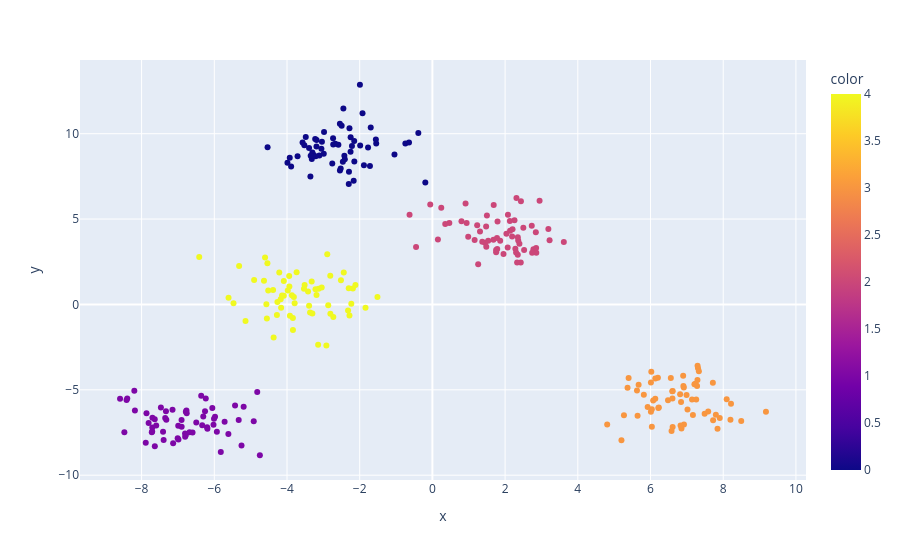

The cell this chart's notebook holds for it:
### Code cell
px.scatter(x=X[:,0],y=X[:,1],color=y)

### Figure 1 — Plotly figure (JSON) as saved in the notebook; plotly's stock layout.template omitted (floating-point values rounded to 4 significant figures; data arrays with more than 128 entries replaced by an {"elided": "..."} marker saying what was removed)
{"data": [{"hovertemplate": "x=%{x}<br>y=%{y}<br>color=%{marker.color}<extra></extra>", "legendgroup": "", "marker": {"color": {"elided": "300 int values"}, "coloraxis": "coloraxis", "symbol": "circle"}, "mode": "markers", "name": "", "orientation": "v", "showlegend": false, "type": "scatter", "x": {"elided": "300 float values"}, "xaxis": "x", "y": {"elided": "300 float values"}, "yaxis": "y"}], "layout": {"autosize": true, "coloraxis": {"colorbar": {"title": {"text": "color"}}, "colorscale": [[0, "#0d0887"], [0.1111, "#46039f"], [0.2222, "#7201a8"], [0.3333, "#9c179e"], [0.4444, "#bd3786"], [0.5556, "#d8576b"], [0.6667, "#ed7953"], [0.7778, "#fb9f3a"], [0.8889, "#fdca26"], [1, "#f0f921"]]}, "legend": {"tracegroupgap": 0}, "margin": {"t": 60}, "xaxis": {"anchor": "y", "autorange": true, "domain": [0, 1], "range": [-9.735, 10.32], "title": {"text": "x"}, "type": "linear"}, "yaxis": {"anchor": "x", "autorange": true, "domain": [0, 1], "range": [-10.48, 14.52], "title": {"text": "y"}, "type": "linear"}}}
